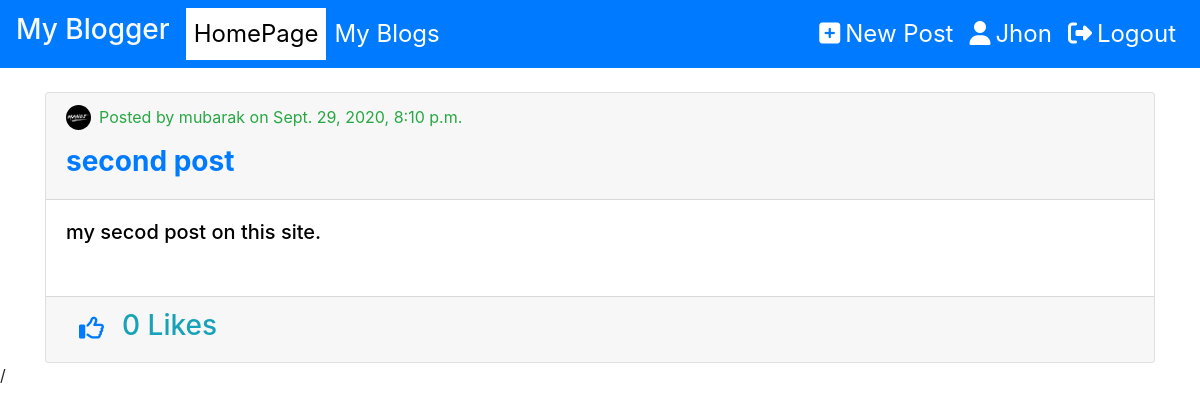
The page /post/12 (signed in) on the database its author committed.
### blog/models.py (models this page shows, shortened)
class Post(models.Model):
    title = models.CharField(max_length=200,)
    content = RichTextField()
    date_posted = models.DateTimeField(default=timezone.now)
    likes = models.ManyToManyField(User, related_name='likes', blank=True)
    author = models.ForeignKey(User, on_delete=models.CASCADE, related_name="posts")

### users/models.py (models this page shows, shortened)
class Profile(models.Model):
    user = models.OneToOneField(User, on_delete=models.CASCADE, related_name='profile')
    image = models.ImageField(default='profile_images/default.png', upload_to='profile_images')

### blog/views.py (the view)
# urls.py: path('post/<int:pk>', views.PostDetailView.as_view(), name='post-detail'),
class PostDetailView(DetailView):
    model = Post
    context_object_name = 'post'
    template_name = 'posts/post_detail.html'

### templates/posts/post_detail.html (shortened to what this page needs)
{% extends 'blog/base.html' %}
{% block content %}
<div class="container mt-4">
    <div class='card mt-2'>
        <div class="card-header">
            <div class=" d-flex">
                 <a href="{% url 'user-posts' post.author.username %}">
                    <div class=" d-flex">
                        <img src='/media/{{post.author.profile.image}}' width=25px height=25px class="rounded-circle">
                        <p class='text-success ml-2'>Posted by {{post.author}} on {{ post.date_posted }}</p>
                     </div>
                </a>
                {% if post.author == request.user %}
                    <a href="{% url 'post-update' post.id %}" class="btn btn-info ml-auto">Edit</a>
                    <a href="{% url 'post-delete' post.id %}" class="btn btn-danger ml-2">Delete</a>
                    </div>
                {% else %}
                    </div>
                {% endif %}
                <h3 class='text-primary'><b>{{ post.title }}</b></h3>
            </div>
            <div class='card-body text-primary' style="margin-bottom: 1em;">
                <h5 style='color: black;'>{{ post.content|safe }}</h5>
            </div>
            {% if post.author != request.user %}
               {% if post in request.user.likes.all %}
                <form method="POST" action="{% url 'blog-liked' %}">
                    {% csrf_token %}
                    <div class="card-footer d-flex">
                        <input type='text' hidden name="from_article" value="True">
                        <button id='like{{post.id}}' type="submit" name="post_id" value="{{post.id}}" class='btn  text-primary'><i class="fa fa-thumbs-up" style="font-size: 25px;"></i></button>
                        <h3 id='like{{ post.id  }}Number' class="text-info">{{  post.likes.count  }} Likes</h3>
                    </div>
                </form>
                {% else %}
                    <form method="POST" action="{% url 'blog-liked' %}">
                        <div class="card-footer d-flex">
                            <button id='like{{post.id}}' type="submit" name='post_id' value="{{post.id}}" class='btn  text-primary'><i class="fa fa-thumbs-o-up" style="font-size: 25px;"></i></button>
                            <h3 id='like{{ post.id  }}Number' class="text-info">{{  post.likes.count  }} Likes</h3>
                        </div>
                    </form>
                {% endif %}
            {% else %}
               <div class="card-footer">
                    <h3 id='like{{ post.id  }}Number'  class="text-info">{{  post.likes.count  }} Likes</h3>
                </div>
            {% endif %}
        </div>
    </div>
</div>/
{% endblock content %}

### templates/blog/base.html (shortened to what this page needs)
<!DOCTYPE html>
<html lang="en">
<head>
<link rel="stylesheet" href="https://maxcdn.bootstrapcdn.com/bootstrap/4.5.2/css/bootstrap.min.css">
</head>
<body>
  <nav class="navbar navbar-expand-lg bg-primary text-light fixed" >
    <h3 class="mr-3">My Blogger</h3>
  <div class="collapse navbar-collapse" id="navbar">
    <ul class="navbar-nav">
      <li class="nav-item" id="homePage">
        <a class="nav-link " href="{% url 'blog-homepage' %}">HomePage</a>
      </li>
      <li class="nav-item" id="myBlogs">
        <a class="nav-link " href="{% url 'blog-myblogs' %}">My Blogs</a>
      </li>
    </ul>
    {% if request.user.is_authenticated %}
      <ul class="navbar-nav ml-auto">
        <li class="nav-item" id="newPost">
          <a class="nav-link" href="{% url 'post-create' %}"><i class="fa fa-plus-square"></i>New Post</a>
        </li>
        <li class="nav-item " id="profile">
          <a class="nav-link" href="{% url 'profile' %}"><i class="fa fa-user"></i>{{request.user.first_name}}</a>
        </li>
        <li class="nav-item" id="logout">
          <a class="nav-link" href="{% url 'logout' %}"><i class="fa fa-sign-out"></i>Logout</a>
        </li>
      </ul>
    {% endif %}
  </div>
</nav>
{% block content %}
{% endblock content %}
</body>
</html>

### templates/blog/base.html (style rules this page uses)
ul li a { color: white; font-size: 1.5em; }
.fa { font-weight: bolder; font-size: 1em; margin-right: 5px; }

### templates/posts/post_detail.html (style rules this page uses)
#homePage { background-color: white; }
#homePage a { color: black; }

### rows shown on the page
Post: author.profile.image (picture), author "mubarak", date_posted "Sept. 29, 2020, 8:10 p.m.", title "second post", content "my secod post on this site.", likes.count "0"

### other values the page prints
{{ request.user.first_name }} "Jhon"
